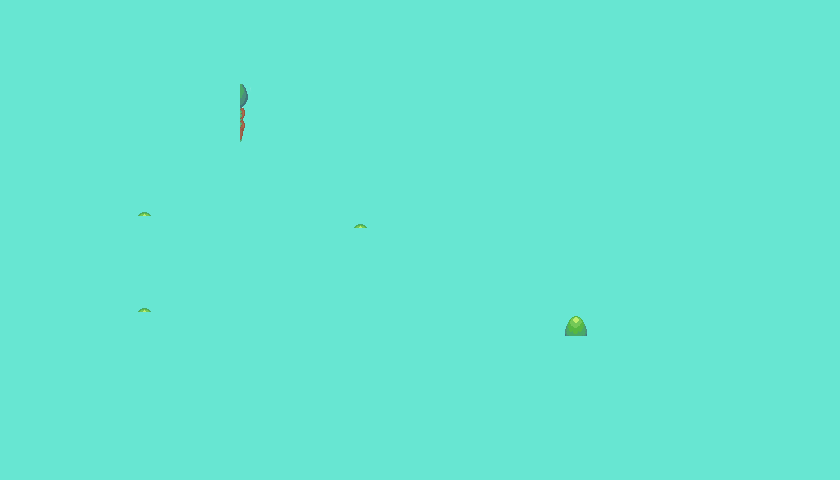

This game map was drawn from its Tiled (.tmx) file and the tilesets committed beside it. A one-line description and the trimmed map source follow:
An orthogonal 70x40 tile map with 12x12 px tiles, 1 tile layer (ForeGround Object), 15 hidden layers not drawn, 3 tilesets.

<map version="1.9" tiledversion="1.9.0" orientation="orthogonal" renderorder="right-down" width="70" height="40" tilewidth="12" tileheight="12" infinite="0" backgroundcolor="#67e6d2" nextlayerid="17" nextobjectid="1">
 <editorsettings>
  <export target="Pokemon Style Game Map2.json" format="json" />
 </editorsettings>
 <tileset firstgid="1" source="Pokemon Style Game.tsx" />
 <tileset firstgid="1025" source="pokemonStyleGameTileset.tsx" />
 <tileset firstgid="2049" source="collisionTileset.tsx" />
 <layer id="1" name="Sea" width="70" height="40" visible="0">
  <data>[2800 cells, 2800 non-empty, 9 distinct tile ids]</data>
 </layer>
 <layer id="2" name="Island Below" width="70" height="40" visible="0">
  <data>[2800 cells, 941 non-empty, 128 distinct tile ids]</data>
 </layer>
 <layer id="11" name="Bridge" width="70" height="40" visible="0">
  <data>[2800 cells, 53 non-empty, 32 distinct tile ids]</data>
 </layer>
 <layer id="5" name="Field" width="70" height="40" visible="0">
  <data>[2800 cells, 115 non-empty, 19 distinct tile ids]</data>
 </layer>
 <layer id="7" name="Path" width="70" height="40" visible="0">
  <data>[2800 cells, 171 non-empty, 29 distinct tile ids]</data>
 </layer>
 <layer id="3" name="Island Upside" width="70" height="40" visible="0">
  <data>[2800 cells, 82 non-empty, 40 distinct tile ids]</data>
 </layer>
 <layer id="8" name="Upside Path" width="70" height="40" visible="0">
  <data>[2800 cells, 18 non-empty, 12 distinct tile ids]</data>
 </layer>
 <layer id="4" name="House" width="70" height="40" visible="0">
  <data>[2800 cells, 157 non-empty, 97 distinct tile ids]</data>
 </layer>
 <layer id="9" name="Grass and Flower and Other" width="70" height="40" visible="0">
  <data>[2800 cells, 158 non-empty, 54 distinct tile ids]</data>
 </layer>
 <layer id="6" name="Tree" width="70" height="40" visible="0">
  <data>[2800 cells, 149 non-empty, 47 distinct tile ids]</data>
 </layer>
 <layer id="14" name="under tree1" width="70" height="40" visible="0">
  <data>[2800 cells, 6 non-empty, 6 distinct tile ids]</data>
 </layer>
 <layer id="15" name="under tree2" width="70" height="40" visible="0">
  <data>[2800 cells, 6 non-empty, 6 distinct tile ids]</data>
 </layer>
 <layer id="16" name="under tree3" width="70" height="40" visible="0">
  <data>[2800 cells, 8 non-empty, 8 distinct tile ids]</data>
 </layer>
 <layer id="10" name="Colision" width="70" height="40" visible="0" opacity="0.74">
  <data>[2800 cells, 195 non-empty, 1 distinct tile ids]</data>
 </layer>
 <layer id="13" name="Battle zone" width="70" height="40" visible="0" opacity="0.23">
  <data>[2800 cells, 209 non-empty, 1 distinct tile ids]</data>
 </layer>
 <layer id="12" name="ForeGround Object" width="70" height="40">
  <data>[2800 cells, 15 non-empty, 11 distinct tile ids]</data>
 </layer>
</map>
